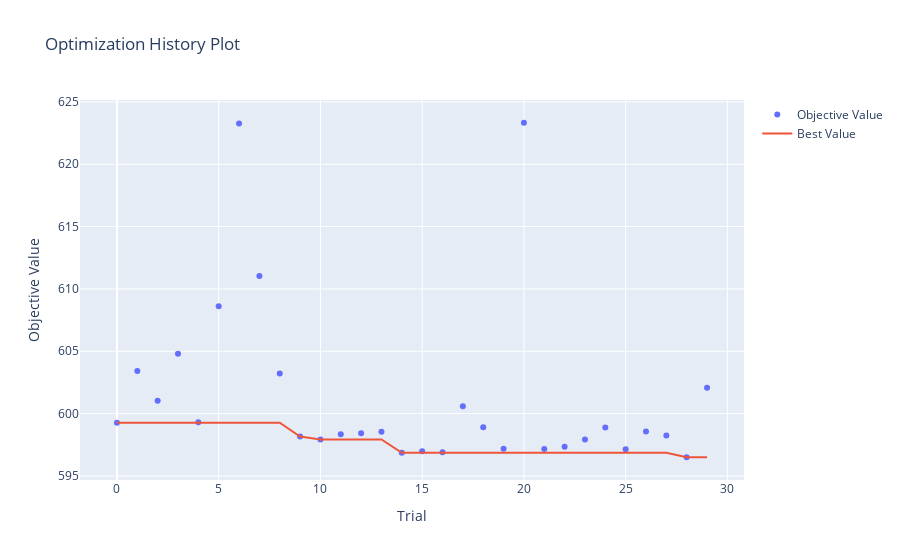

Notebook code for this chart:
### Code cell
# 하이퍼파라미터 최적화 과정을 확인
optuna.visualization.plot_optimization_history(study_rf)

### Figure 1 — Plotly figure (JSON) as saved in the notebook; plotly's stock layout.template omitted (floating-point values rounded to 4 significant figures)
{"data": [{"mode": "markers", "name": "Objective Value", "type": "scatter", "x": [0, 1, 2, 3, 4, 5, 6, 7, 8, 9, 10, 11, 12, 13, 14, 15, 16, 17, 18, 19, 20, 21, 22, 23, 24, 25, 26, 27, 28, 29], "y": [599.3, 603.4, 601.0, 604.8, 599.3, 608.6, 623.3, 611.0, 603.2, 598.2, 597.9, 598.3, 598.4, 598.5, 596.9, 597.0, 596.9, 600.6, 598.9, 597.2, 623.3, 597.2, 597.4, 597.9, 598.9, 597.2, 598.6, 598.3, 596.5, 602.1]}, {"mode": "lines", "name": "Best Value", "type": "scatter", "x": [0, 1, 2, 3, 4, 5, 6, 7, 8, 9, 10, 11, 12, 13, 14, 15, 16, 17, 18, 19, 20, 21, 22, 23, 24, 25, 26, 27, 28, 29], "y": [599.3, 599.3, 599.3, 599.3, 599.3, 599.3, 599.3, 599.3, 599.3, 598.2, 597.9, 597.9, 597.9, 597.9, 596.9, 596.9, 596.9, 596.9, 596.9, 596.9, 596.9, 596.9, 596.9, 596.9, 596.9, 596.9, 596.9, 596.9, 596.5, 596.5]}, {"marker": {"color": "#cccccc"}, "mode": "markers", "name": "Infeasible Trial", "showlegend": false, "type": "scatter", "x": [], "y": []}], "layout": {"title": {"text": "Optimization History Plot"}, "xaxis": {"title": {"text": "Trial"}}, "yaxis": {"title": {"text": "Objective Value"}}}}
